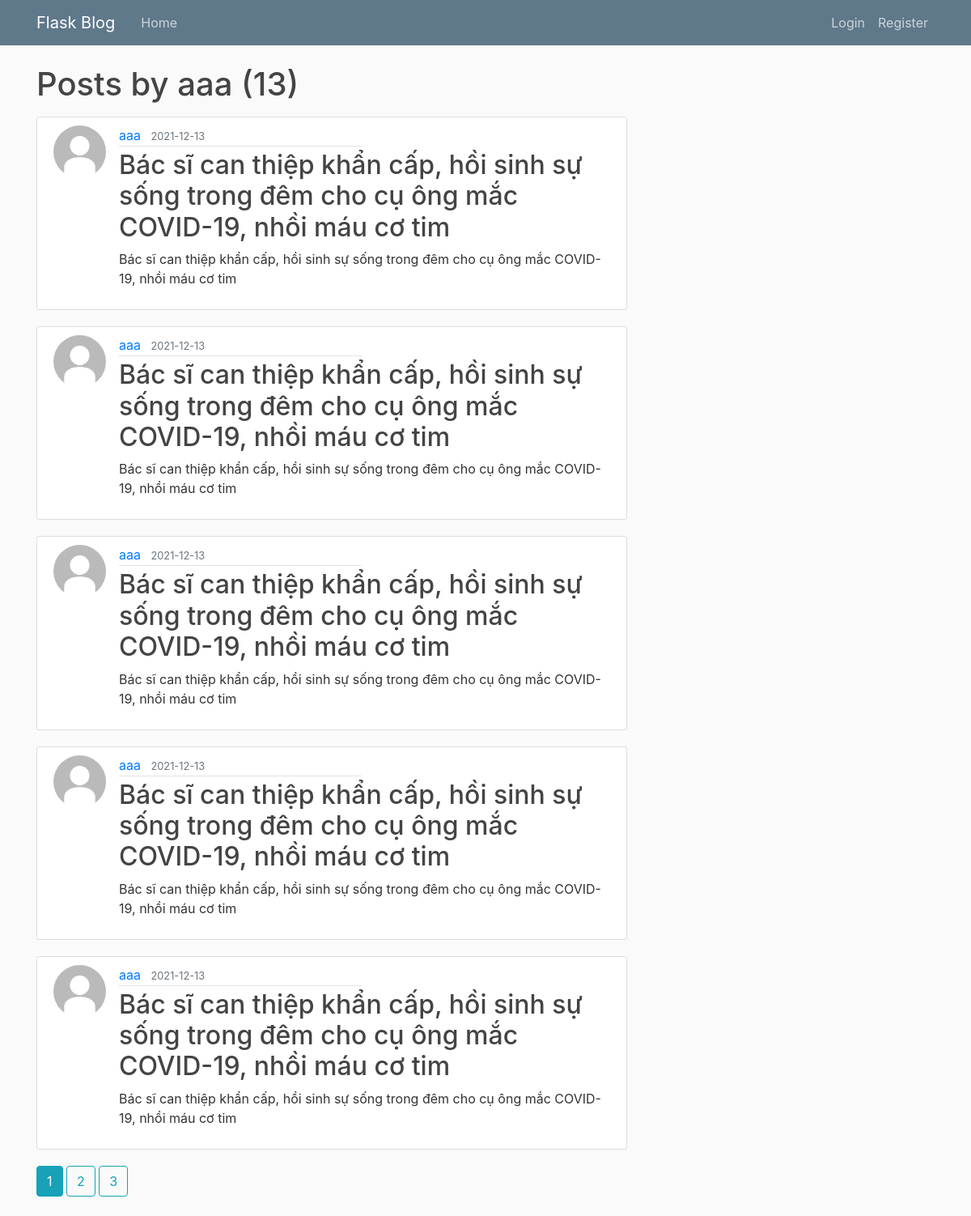
The page /user/aaa on the database its author committed.
### flaskblog/models.py (models this page shows, shortened)
class User(db.Model, UserMixin):
    id = db.Column(db.Integer, primary_key=True)
    username = db.Column(db.String(20), unique=True, nullable=False)
    email = db.Column(db.String(120), unique=True, nullable=False)
    image_file = db.Column(db.String(20), nullable=False, default='default.jpg')
    password = db.Column(db.String(60), nullable=False)
    posts = db.relationship('Post', backref='author', lazy=True)
    comments = db.relationship('Comment', backref='author', lazy="dynamic")

class Post(db.Model):
    id = db.Column(db.Integer, primary_key=True)
    title = db.Column(db.String(100), nullable=False)
    date_posted = db.Column(db.DateTime, nullable=False, default=datetime.utcnow)
    content = db.Column(db.Text, nullable=False)
    user_id = db.Column(db.Integer, db.ForeignKey('user.id'), nullable=False)

### flaskblog/routes.py (the view)
@app.route("/user/<string:username>")
def user_posts(username):
    page = request.args.get('page', 1, type=int)
    user = User.query.filter_by(username=username).first_or_404()
    posts = Post.query.filter_by(author=user)\
        .order_by(Post.date_posted.desc())\
        .paginate(page=page, per_page=5)
    return render_template('user_posts.html', posts=posts, user=user)

### flaskblog/templates/user_posts.html
{% extends "layout.html" %}
{% block content %}
    <h1 class="mb-3">Posts by {{ user.username }} ({{ posts.total }})</h1>
    {% for post in posts.items %}
        <article class="media content-section">
          <img class="rounded-circle article-img" src="{{ url_for('static', filename='profile_pics/' + post.author.image_file) }}">
          <div class="media-body">
            <div class="article-metadata">
              <a class="mr-2" href="{{ url_for('user_posts', username=post.author.username) }}">{{ post.author.username }}</a>
              <small class="text-muted">{{ post.date_posted.strftime('%Y-%m-%d') }}</small>
            </div>
            <h2><a class="article-title" href="{{ url_for('post', post_id=post.id) }}">{{ post.title }}</a></h2>
            <p class="article-content">{{ post.content }}</p>
          </div>
        </article>
    {% endfor %}
    {% for page_num in posts.iter_pages(left_edge=1, right_edge=1, left_current=1, right_current=2) %}
      {% if page_num %}
        {% if posts.page == page_num %}
          <a class="btn btn-info mb-4" href="{{ url_for('user_posts', username=user.username, page=page_num) }}">{{ page_num }}</a>
        {% else %}
          <a class="btn btn-outline-info mb-4" href="{{ url_for('user_posts', username=user.username, page=page_num) }}">{{ page_num }}</a>
        {% endif %}
      {% else %}
        ...
      {% endif %}
    {% endfor %}
{% endblock content %}

### flaskblog/static/main.css (style rules this page uses)
body { background: #fafafa; color: #333333; margin-top: 5rem; }
a { text-decoration: none; }
h1, h2, h3, h4, h5, h6 { color: #444444; }
.content-section { background: #ffffff; padding: 10px 20px; border: 1px solid #dddddd; border-radius: 3px; margin-bottom: 20px; }
.article-title { color: #444444; }
.article-content { white-space: pre-line; }
.article-img { height: 65px; width: 65px; margin-right: 16px; }
.article-metadata { padding-bottom: 1px; margin-bottom: 4px; width: 300px; border-bottom: 1px solid #e3e3e3 }

### rows shown on the page
User: username "aaa"
Post: image_file (placeholder picture), author.username "aaa", date_posted "2021-12-13", title "Bác sĩ can thiệp khẩn cấp, hồi sinh sự sống trong đêm cho cụ ông mắc COVID-19, nhồi máu cơ tim", content "Bác sĩ can thiệp khẩn cấp, hồi sinh sự sống trong đêm cho cụ ông mắc COVID-19, nhồi máu cơ tim"
Post: image_file (placeholder picture), author.username "aaa", date_posted "2021-12-13", title "Bác sĩ can thiệp khẩn cấp, hồi sinh sự sống trong đêm cho cụ ông mắc COVID-19, nhồi máu cơ tim", content "Bác sĩ can thiệp khẩn cấp, hồi sinh sự sống trong đêm cho cụ ông mắc COVID-19, nhồi máu cơ tim"
Post: image_file (placeholder picture), author.username "aaa", date_posted "2021-12-13", title "Bác sĩ can thiệp khẩn cấp, hồi sinh sự sống trong đêm cho cụ ông mắc COVID-19, nhồi máu cơ tim", content "Bác sĩ can thiệp khẩn cấp, hồi sinh sự sống trong đêm cho cụ ông mắc COVID-19, nhồi máu cơ tim"
Post: image_file (placeholder picture), author.username "aaa", date_posted "2021-12-13", title "Bác sĩ can thiệp khẩn cấp, hồi sinh sự sống trong đêm cho cụ ông mắc COVID-19, nhồi máu cơ tim", content "Bác sĩ can thiệp khẩn cấp, hồi sinh sự sống trong đêm cho cụ ông mắc COVID-19, nhồi máu cơ tim"
Post: image_file (placeholder picture), author.username "aaa", date_posted "2021-12-13", title "Bác sĩ can thiệp khẩn cấp, hồi sinh sự sống trong đêm cho cụ ông mắc COVID-19, nhồi máu cơ tim", content "Bác sĩ can thiệp khẩn cấp, hồi sinh sự sống trong đêm cho cụ ông mắc COVID-19, nhồi máu cơ tim"

### other values the page prints
{{ posts.total }} "13"
{{ page_num }} "1"
{{ page_num }} "2" "3"
